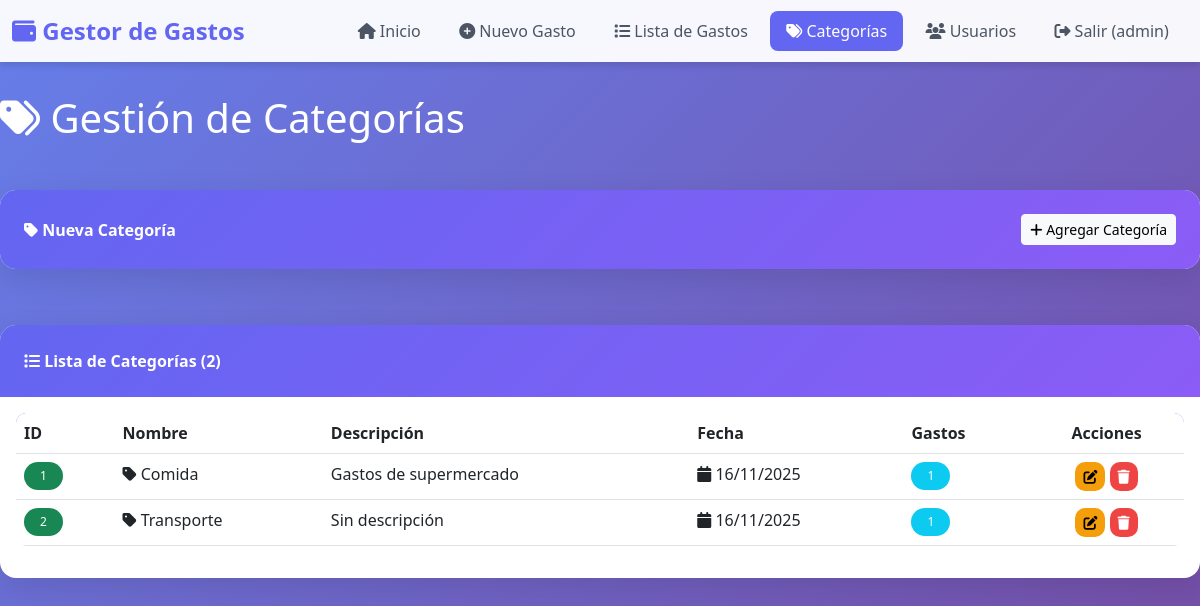
Screenshot of /categorias (signed in) with the database file from the repository.
### models.py (models this page shows, shortened)
class Categoria(db.Model):
    __tablename__ = 'categorias'  # Nombre de la tabla
    id = db.Column(db.Integer, primary_key=True)  # ID único de la categoría
    nombre = db.Column(db.String(100), unique=True, nullable=False)  # Nombre único
    descripcion = db.Column(db.String(200))  # Descripción opcional
    fecha_creacion = db.Column(db.DateTime, default=datetime.utcnow)  # Fecha de creación
    gastos = db.relationship('Gasto', backref='categoria', lazy=True)

### app.py (the view)
@app.route('/categorias')
@login_required
def categorias():
    categorias = Categoria.query.all()
    return render_template('categorias.html', categorias=categorias)

### app.py (called while the page is built)
def login_required(f):
    @wraps(f)
    def decorated_function(*args, **kwargs):
        if 'user_id' not in session:
            flash('Debes iniciar sesión para acceder a esta página', 'warning')
            return redirect(url_for('login'))
        return f(*args, **kwargs)
    return decorated_function

### templates/categorias.html (shortened to what this page needs)
{% extends "base.html" %}
{% block content %}
<div class="row mb-4">
    <div class="col-12">
        <h1 class="text-white mb-4">
            <i class="fas fa-tags"></i> Gestión de Categorías
        </h1>
    </div>
</div>
<div class="row">
    <div class="col-12 mb-4">
        <div class="card">
            <div class="card-header d-flex justify-content-between align-items-center">
                <span><i class="fas fa-tag"></i> Nueva Categoría</span>
                <button class="btn btn-light btn-sm" data-bs-toggle="modal" data-bs-target="#modalCrearCategoria">
                    <i class="fas fa-plus"></i> Agregar Categoría
                </button>
            </div>
        </div>
    </div>
</div>
<div class="row">
    <div class="col-12">
        <div class="card">
            <div class="card-header">
                <i class="fas fa-list"></i> Lista de Categorías ({{ categorias|length }})
            </div>
            <div class="card-body">
                {% if categorias %}
                <div class="table-responsive">
                    <table class="table table-hover">
                        <thead>
                            <tr>
                                <th>ID</th>
                                <th>Nombre</th>
                                <th>Descripción</th>
                                <th>Fecha</th>
                                <th>Gastos</th>
                                <th class="text-center">Acciones</th>
                            </tr>
                        </thead>
                        <tbody>
                            {% for categoria in categorias %}
                            <tr>
                                <td><span class="badge bg-success">{{ categoria.id }}</span></td>
                                <td><i class="fas fa-tag"></i> {{ categoria.nombre }}</td>
                                <td>{{ categoria.descripcion or 'Sin descripción' }}</td>
                                <td><i class="fas fa-calendar"></i> {{ categoria.fecha_creacion.strftime('%d/%m/%Y') }}</td>
                                <td><span class="badge bg-info">{{ categoria.gastos|length }}</span></td>
                                <td class="text-center">
                                    <button class="btn btn-sm btn-warning"
                                            data-bs-toggle="modal"
                                            data-bs-target="#modalEditarCategoria{{ categoria.id }}">
                                        <i class="fas fa-edit"></i>
                                    </button>
                                    <a href="{{ url_for('eliminar_categoria', id=categoria.id) }}"
                                       class="btn btn-sm btn-danger"
                                       onclick="return confirm('¿Eliminar esta categoría?')">
                                        <i class="fas fa-trash"></i>
                                    </a>
                                </td>
                            </tr>
                            {% endfor %}
                        </tbody>
                    </table>
                </div>
                {% else %}
                <div class="alert alert-info text-center">
                    <i class="fas fa-info-circle fa-3x mb-3"></i>
                    <h5>No hay categorías</h5>
                    <p>Crea una categoría para comenzar</p>
                </div>
                {% endif %}
            </div>
        </div>
    </div>
</div>
{% endblock %}

### static/style.css (style rules this page uses)
:root { --primary-color: #6366f1; --secondary-color: #8b5cf6; --success-color: #10b981; --danger-color: #ef4444; --warning-color: #f59e0b; }
body { font-family: 'Segoe UI', Tahoma, Geneva, Verdana, sans-serif; background: linear-gradient(135deg, #667eea 0%, #764ba2 100%); min-height: 100vh; padding-bottom: 50px; }
.card { border: none; border-radius: 16px; box-shadow: 0 10px 30px rgba(0, 0, 0, 0.1); background: white; margin-bottom: 2rem; overflow: hidden; transition: transform 0.3s, box-shadow 0.3s; }
.card-header { background: linear-gradient(135deg, var(--primary-color), var(--secondary-color)); color: white; font-weight: bold; padding: 1.5rem; border: none; }
.btn-danger { background: var(--danger-color); border: none; border-radius: 10px; }
.btn-warning { background: var(--warning-color); border: none; border-radius: 10px; }
.table { border-radius: 10px; overflow: hidden; }
.table thead { background: linear-gradient(135deg, var(--primary-color), var(--secondary-color)); color: white; }
.table tbody tr { transition: background 0.3s; }
.badge { padding: 0.5rem 1rem; border-radius: 20px; font-weight: 500; }

### rows the page displays
Categoria: id "1", nombre "Comida", descripcion "Gastos de supermercado", fecha_creacion "16/11/2025", gastos|length "1"
Categoria: id "2", nombre "Transporte", descripcion "Sin descripción", fecha_creacion "16/11/2025", gastos|length "1"

### other values shown
{{ session.username }} "admin"
{{ categorias|length }} "2"
